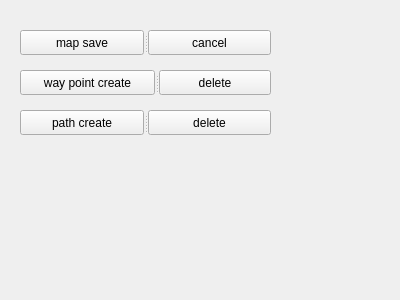
<?xml version="1.0" encoding="UTF-8"?>
<ui version="4.0">
 <class>Form</class>
 <widget class="QWidget" name="Form">
  <property name="geometry">
   <rect>
    <x>0</x>
    <y>0</y>
    <width>400</width>
    <height>300</height>
   </rect>
  </property>
  <property name="windowTitle">
   <string>Form</string>
  </property>
  <widget class="QSplitter" name="splitter">
   <property name="geometry">
    <rect>
     <x>20</x>
     <y>30</y>
     <width>251</width>
     <height>25</height>
    </rect>
   </property>
   <property name="orientation">
    <enum>Qt::Horizontal</enum>
   </property>
   <widget class="QPushButton" name="pushButton">
    <property name="text">
     <string>map save</string>
    </property>
   </widget>
   <widget class="QPushButton" name="pushButton_4">
    <property name="text">
     <string>cancel</string>
    </property>
   </widget>
  </widget>
  <widget class="QSplitter" name="splitter_2">
   <property name="geometry">
    <rect>
     <x>20</x>
     <y>70</y>
     <width>251</width>
     <height>25</height>
    </rect>
   </property>
   <property name="orientation">
    <enum>Qt::Horizontal</enum>
   </property>
   <widget class="QPushButton" name="pushButton_2">
    <property name="text">
     <string>way point create</string>
    </property>
   </widget>
   <widget class="QPushButton" name="pushButton_5">
    <property name="text">
     <string>delete</string>
    </property>
   </widget>
  </widget>
  <widget class="QSplitter" name="splitter_3">
   <property name="geometry">
    <rect>
     <x>20</x>
     <y>110</y>
     <width>251</width>
     <height>25</height>
    </rect>
   </property>
   <property name="orientation">
    <enum>Qt::Horizontal</enum>
   </property>
   <widget class="QPushButton" name="pushButton_3">
    <property name="text">
     <string>path create</string>
    </property>
   </widget>
   <widget class="QPushButton" name="pushButton_6">
    <property name="text">
     <string>delete</string>
    </property>
   </widget>
  </widget>
 </widget>
 <resources/>
 <connections/>
</ui>
